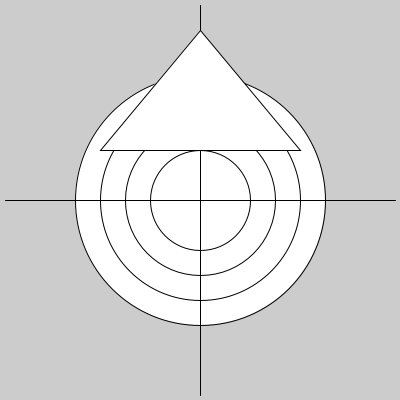
Frame 1 (no input)
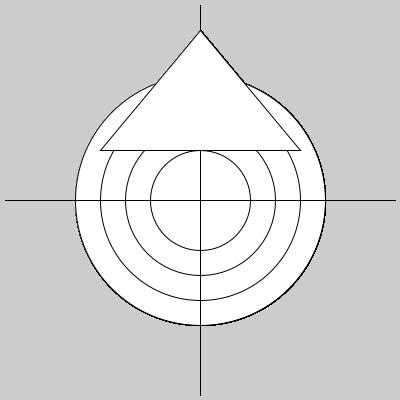
Frame 60 (the mouse pressed at the canvas centre just before this capture)
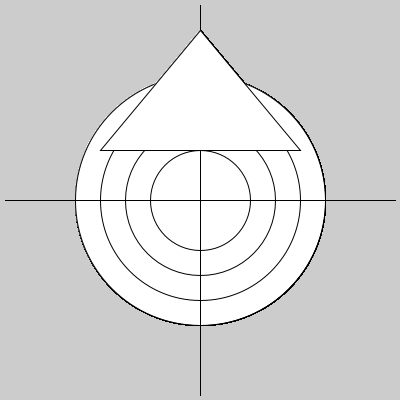
Frame 120 (the mouse held since frame 60 and released just before this capture)

The Processing sketch that drew these frames (run headless with seeded random() and noise(); from frame 60 on, the mouse is pressed at the canvas centre):

// Processing sketch: processing_111592
// ── processing_111592.pde

void setup () {
  size(400, 400);
  smooth();
}

void draw() {
  
ellipse(200, 200, 250, 250);
ellipse(200, 200, 200, 200);
ellipse(200, 200, 150, 150);
ellipse(200, 200, 100, 100);
line(5, 200, 395, 200);
line(200, 5, 200, 395);
triangle(200, 30, 100, 150, 300, 150);

}
